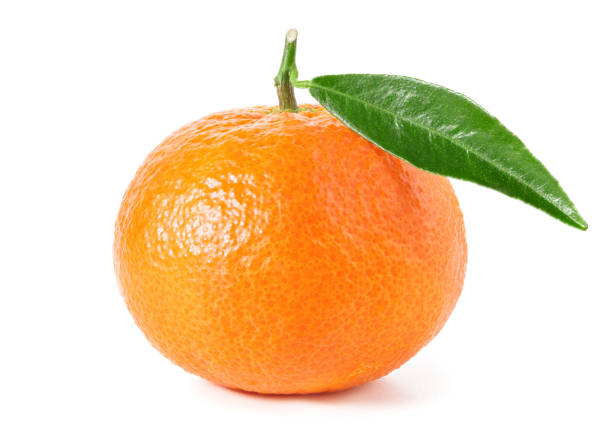
#> input picture img/002.jpg, 612 x 442 px
$ python nonmax.py   (older library calls are emulated)
#> lines starting #> are read from the running program, lines starting #| are printed output that depends on the picture; after the words box and inside, x2 and y2 are one past the last pixel; in counts of white or black regions, pixels touching at a corner belong together
import cv2
import numpy as np
import matplotlib.pyplot as plt

image = cv2.imread('./img/002.jpg', cv2.IMREAD_GRAYSCALE)
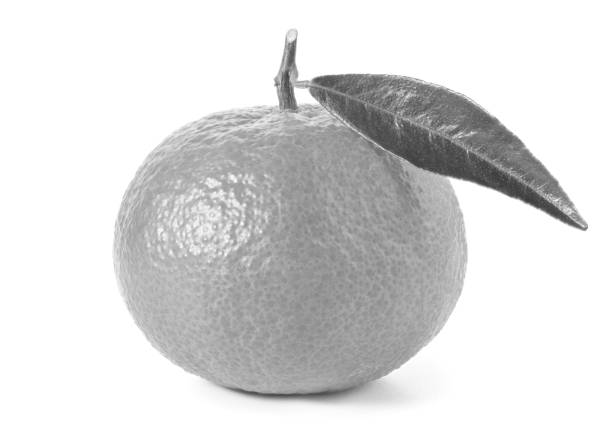
#> image: shape (442, 612); min 54, max 255, mean 219.5
destroyNoise = cv2.GaussianBlur(image, (5, 5), 0.3)

Gx = cv2.Sobel(np.float32(destroyNoise), cv2.CV_32F, 1, 0, 3)
Gy = cv2.Sobel(np.float32(destroyNoise), cv2.CV_32F, 0, 1, 3)
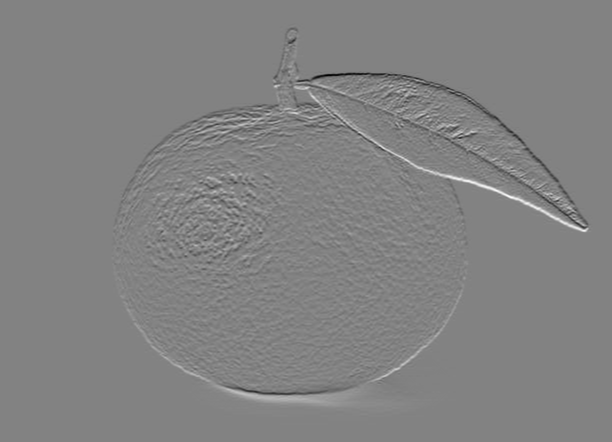
#> Gy: shape (442, 612) float32; min -565, max 539, mean 0; drawn with min black and max white

sobel = cv2.magnitude(Gx, Gy)
sobel = np.clip(sobel, 0, 255).astype(np.uint8)
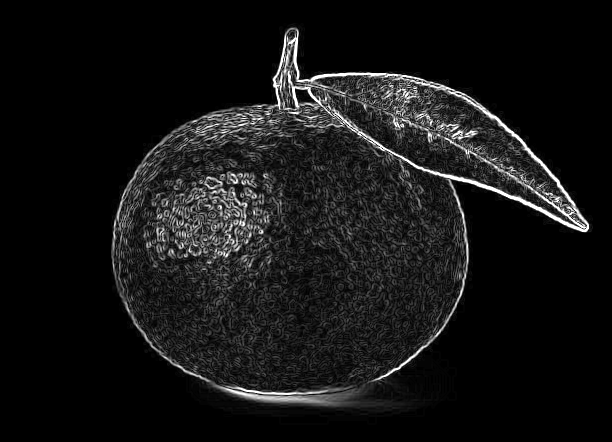
#> sobel: shape (442, 612); min 0, max 255, mean 20.9


def nonmax_suppression(sobel, direct):
    rows, cols = sobel.shape[:2]
    dst = np.zeros((rows, cols), np.float32)
    for i in range(1, rows - 1):
        for j in range(1, cols - 1):
            values = sobel[i - 1:i + 2, j - 1:j + 2].flatten()
            first = [3, 0, 1, 2]
            id = first[direct[i, j]]
            v1, v2 = values[id], values[8 - id]
            dst[i, j] = sobel[i, j] if (v1 < sobel[i, j] > v2) else 0
    return dst

directs = cv2.phase(Gx, Gy) / (np.pi / 4)
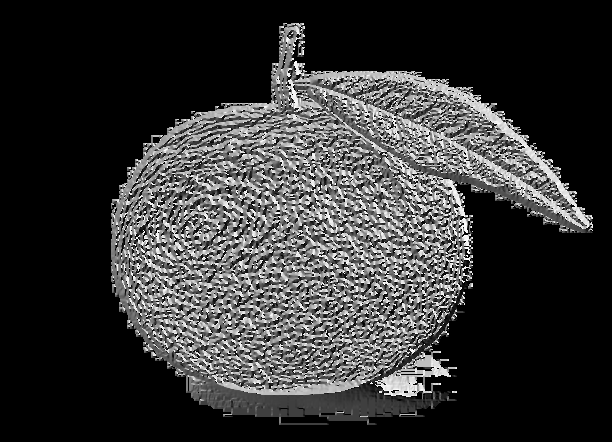
#> directs: shape (442, 612) float32; min 0, max 7.99, mean 1.67; drawn with min black and max white
directs = directs.astype(int) % 4
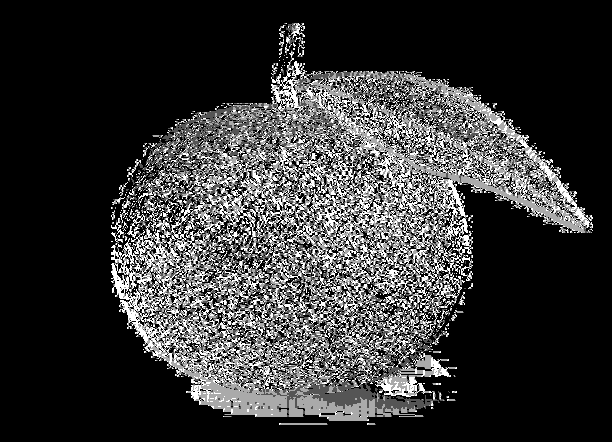
#> directs: shape (442, 612) int64; min 0, max 3, mean 0.642; drawn with min black and max white
max_sobel = nonmax_suppression(sobel, directs)
#> after the loop in nonmax_suppression, `for i in range(1, rows - 1):`:
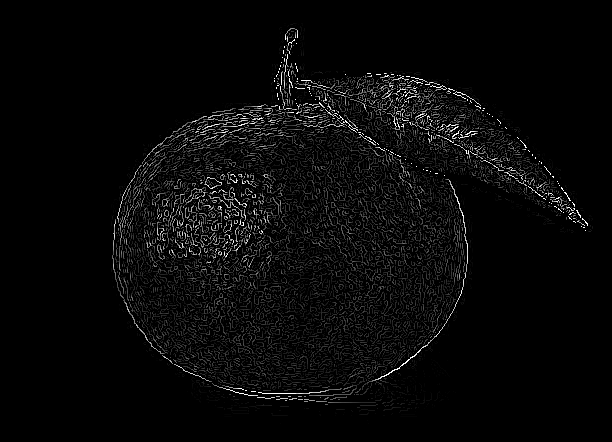
#> dst: shape (442, 612) float32; min 0, max 255, mean 8.8

titles = ['sobel', 'max_sobel']
images = [sobel, max_sobel]
cv2.imshow('sobel', max_sobel)
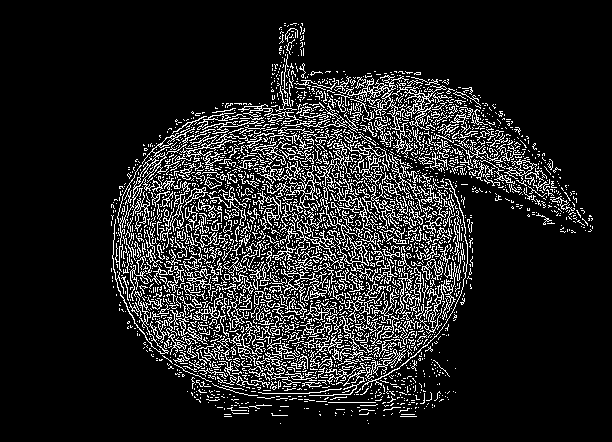
#> window 'sobel': shape (442, 612); 13.2% white in thin lines or dots, all inside (x1, y1, x2, y2) = (111, 23, 593, 424)
cv2.imshow('sobel', max_sobel)
cv2.destroyAllWindows()

plt.figure(figsize=(10, 10))
for i in range(2):
    plt.subplot(2, 2, i+1)
    plt.title(titles[i])
    plt.imshow(images[i], cmap='gray')
    plt.axis('off')
plt.tight_layout()
plt.show()
